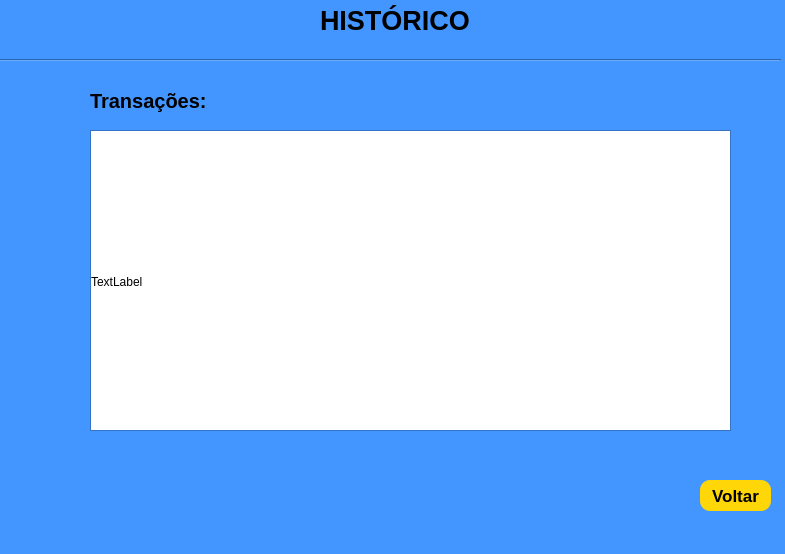
<?xml version="1.0" encoding="UTF-8"?>
<ui version="4.0">
 <class>MainWindow</class>
 <widget class="QMainWindow" name="MainWindow">
  <property name="geometry">
   <rect>
    <x>0</x>
    <y>0</y>
    <width>785</width>
    <height>554</height>
   </rect>
  </property>
  <property name="windowTitle">
   <string>MainWindow</string>
  </property>
  <property name="styleSheet">
   <string notr="true">background-color: rgb(67, 149, 255) </string>
  </property>
  <widget class="QWidget" name="centralwidget">
   <widget class="QPushButton" name="pushButton_6">
    <property name="geometry">
     <rect>
      <x>700</x>
      <y>480</y>
      <width>71</width>
      <height>31</height>
     </rect>
    </property>
    <property name="font">
     <font>
      <pointsize>13</pointsize>
      <weight>75</weight>
      <bold>true</bold>
     </font>
    </property>
    <property name="styleSheet">
     <string notr="true">background-color:rgb(255, 214, 7);
border-radius: 10px;
</string>
    </property>
    <property name="text">
     <string>Voltar</string>
    </property>
   </widget>
   <widget class="QLabel" name="label">
    <property name="geometry">
     <rect>
      <x>320</x>
      <y>0</y>
      <width>181</width>
      <height>41</height>
     </rect>
    </property>
    <property name="font">
     <font>
      <pointsize>20</pointsize>
      <weight>75</weight>
      <bold>true</bold>
     </font>
    </property>
    <property name="text">
     <string>HISTÓRICO</string>
    </property>
   </widget>
   <widget class="Line" name="line">
    <property name="geometry">
     <rect>
      <x>0</x>
      <y>50</y>
      <width>781</width>
      <height>20</height>
     </rect>
    </property>
    <property name="orientation">
     <enum>Qt::Horizontal</enum>
    </property>
   </widget>
   <widget class="QLabel" name="label_2">
    <property name="geometry">
     <rect>
      <x>90</x>
      <y>80</y>
      <width>231</width>
      <height>41</height>
     </rect>
    </property>
    <property name="font">
     <font>
      <pointsize>15</pointsize>
      <weight>75</weight>
      <bold>true</bold>
     </font>
    </property>
    <property name="text">
     <string>Transações:</string>
    </property>
   </widget>
   <widget class="QScrollArea" name="scrollArea">
    <property name="geometry">
     <rect>
      <x>90</x>
      <y>130</y>
      <width>641</width>
      <height>301</height>
     </rect>
    </property>
    <property name="widgetResizable">
     <bool>true</bool>
    </property>
    <widget class="QWidget" name="scrollAreaWidgetContents">
     <property name="geometry">
      <rect>
       <x>0</x>
       <y>0</y>
       <width>639</width>
       <height>299</height>
      </rect>
     </property>
     <widget class="QLabel" name="label_3">
      <property name="geometry">
       <rect>
        <x>0</x>
        <y>0</y>
        <width>641</width>
        <height>301</height>
       </rect>
      </property>
      <property name="styleSheet">
       <string notr="true">background-color:white;</string>
      </property>
      <property name="text">
       <string>TextLabel</string>
      </property>
     </widget>
    </widget>
   </widget>
  </widget>
  <widget class="QMenuBar" name="menubar">
   <property name="geometry">
    <rect>
     <x>0</x>
     <y>0</y>
     <width>785</width>
     <height>21</height>
    </rect>
   </property>
  </widget>
  <widget class="QStatusBar" name="statusbar"/>
 </widget>
 <resources/>
 <connections/>
</ui>
